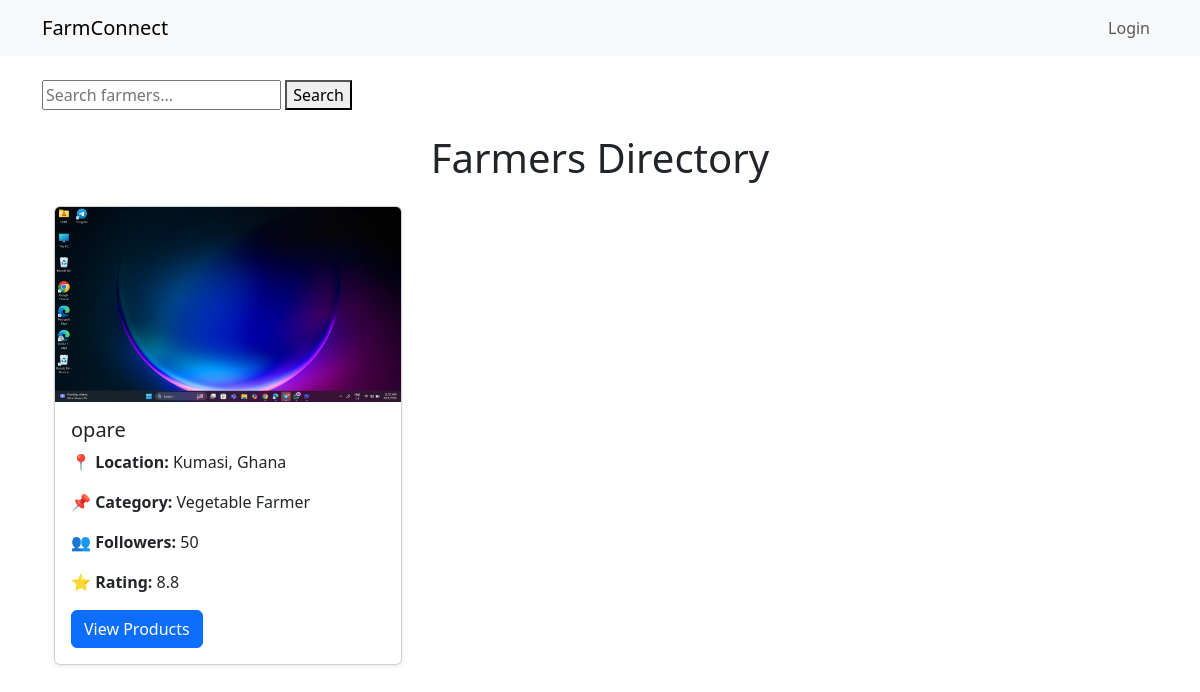
The page /farmers/ on the database its author committed.
### farmers/models.py (models this page shows, shortened)
class Farmer(models.Model):
    user = models.OneToOneField(User, on_delete=models.CASCADE)
    profile_picture = models.ImageField(upload_to="farmers/profiles/", blank=True, null=True)
    farm_name = models.CharField(max_length=255)
    location = models.CharField(max_length=255)
    is_active = models.BooleanField(default=True)
    contact_phone = models.CharField(max_length=20)
    contact_email = models.EmailField()
    contact_address = models.TextField()
    followers = models.PositiveIntegerField(default=0)
    rating = models.FloatField(default=0.0)
    biography = models.TextField()
    FARM_CATEGORIES = [
        ('vegetable', 'Vegetable Farmer'),
        ('foodstaff', 'Food Staff Farmer'),
        ('fruit', 'Fruit Farmer'),
        ('poultry', 'Poultry Farmer'),
        ('animal', 'Animal Farmer'),
    ]
    category = models.CharField(max_length=20, choices=FARM_CATEGORIES)

### farmers/views.py (the view)
# urls.py: path('farmers/', views.farmer_list, name='farmer_list'),
def farmer_list(request):
    farmers = Farmer.objects.all()
    return render(request, 'farmers/farmer_list.html', {'farmers': farmers})

### farmers/templates/farmers/farmer_list.html
{% extends "base.html" %}
{% block content %}
<form action="{% url 'farmer_search' %}" method="GET">
    <input type="text" name="q" placeholder="Search farmers..." />
    <button type="submit">Search</button>
</form>
<div class="container mt-4">
    <h1 class="text-center mb-4">Farmers Directory</h1>
    <div class="row">
        {% for farmer in farmers %}
        <div class="col-md-6 col-lg-4 mb-4">
            <div class="card shadow-sm">
                {% if farmer.profile_picture %}
                <img src="{{ farmer.profile_picture.url }}" class="card-img-top" alt="Profile Picture">
                {% else %}
                <img src="/media/profile_pics/default.jpg" class="card-img-top" alt="Default Profile Picture">
                {% endif %}
                <div class="card-body">
                    <h5 class="card-title">{{ farmer.farm_name }}</h5>
                    <p class="card-text"><strong>📍 Location:</strong> {{ farmer.location }}</p>
                    <p class="card-text"><strong>📌 Category:</strong> {{ farmer.get_category_display }}</p>
                    <p class="card-text"><strong>👥 Followers:</strong> {{ farmer.followers }}</p>
                    <p class="card-text"><strong>⭐ Rating:</strong> {{ farmer.rating }}</p>
                    <a href="{% url 'farmer_products' farmer.user.username %}" class="btn btn-primary">View Products</a>
                </div>
            </div>
        </div>
        {% empty %}
        <p class="text-center">No farmers available.</p>
        {% endfor %}
    </div>
</div>
{% endblock %}

### farmers/templates/base.html (shortened to what this page needs)
<!DOCTYPE html>
<html lang="en">
<head>
    <link rel="stylesheet" href="https://cdn.jsdelivr.net/npm/bootstrap@5.3.0/dist/css/bootstrap.min.css">
</head>
<body>
    <nav class="navbar navbar-expand-lg navbar-light bg-light">
        <div class="container">
            <a class="navbar-brand" href="#">FarmConnect</a>
            <div class="collapse navbar-collapse" id="navbarNav">
                <ul class="navbar-nav ms-auto">
                    {% if user.is_authenticated %}
                        {% if user.customer %}
                            <li class="nav-item">
                                <span class="nav-link">Customer, {{ user.username }}</span>
                            </li>
                            <li class="nav-item"><a class="nav-link" href="{% url 'product_list' %}">Products</a></li>
                            <li class="nav-item"><a class="nav-link" href="{% url 'cart_view' %}">Cart</a></li>
                            <li class="nav-item"><a class="nav-link" href="{% url 'checkout' %}">Checkout</a></li>
                            <li class="nav-item"><a class="nav-link" href="{% url 'farmer_list' %}">Farmers</a></li>
                            <li class="nav-item"><a class="nav-link" href="{% url 'logout' %}">Logout</a></li>
                        {% elif user.farmer %}
                            <li class="nav-item"><a class="nav-link" href="{% url 'admin_dashboard' %}">Admin Dashboard</a></li>
                            <li class="nav-item">
                                <span class="nav-link">Farmer, {{ user.username }}</span>
                            </li>
                            <li class="nav-item"><a class="nav-link" href="{% url 'logout' %}">Logout</a></li>
                        {% endif %}
                    {% else %}
                        <li class="nav-item"><a class="nav-link" href="{% url 'login' %}">Login</a></li>
                    {% endif %}
                </ul>
            </div>
        </div>
    </nav>
    <div class="container mt-4">
        {% block content %}{% endblock %}
    </div>
</body>
</html>

### rows shown on the page
Farmer: profile_picture (picture), farm_name "opare", location "Kumasi, Ghana", category "Vegetable Farmer", followers "50", rating "8.8"
